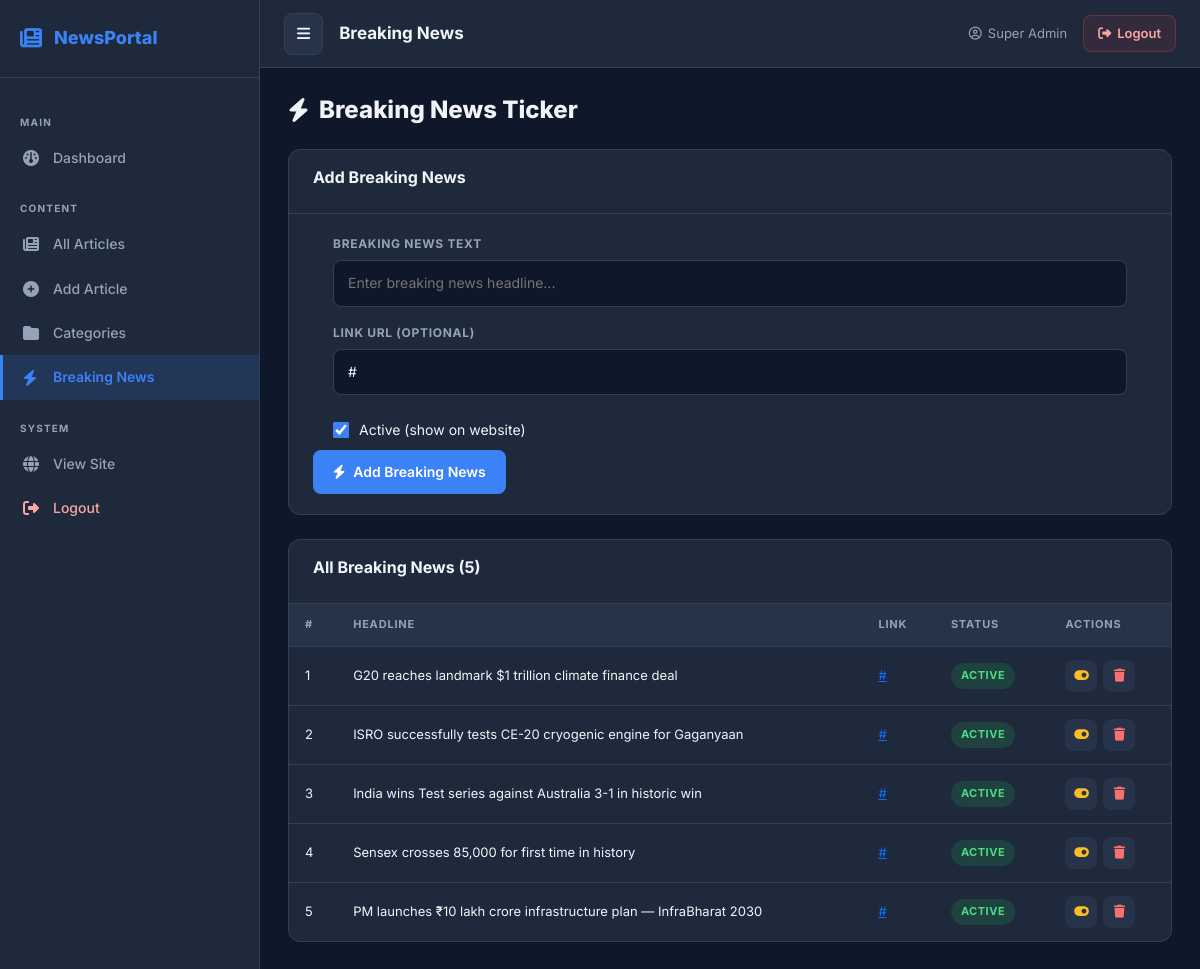
Page /admin/breaking-news.php (signed in) on the committed database.
### tables this page shows
CREATE TABLE IF NOT EXISTS `breaking_news` (
    `id`         INT(11) UNSIGNED NOT NULL AUTO_INCREMENT,
    `title`      VARCHAR(300) NOT NULL,
    `link`       VARCHAR(500) DEFAULT '#',
    `status`     TINYINT(1) NOT NULL DEFAULT 1,
    `created_at` TIMESTAMP NOT NULL DEFAULT CURRENT_TIMESTAMP,
    PRIMARY KEY (`id`)
);

### includes/functions.php (called while the page is built, shortened)
<?php
require_once __DIR__ . '/../config/database.php';
function clean($value)
{
    return htmlspecialchars(
        $value ?? '',
        ENT_QUOTES,
        'UTF-8'
    );
}
function getAdmin()
{
    global $conn;
    $id = (int) $_SESSION['admin_id'];
    $stmt = $conn->prepare("
        SELECT id, name, email, role
        FROM admins
        WHERE id = ?
        LIMIT 1
    ");
    $stmt->bind_param("i", $id);
    $stmt->execute();
    $result = $stmt->get_result();
    return $result->fetch_assoc();
}
?>

### admin/breaking-news.php (the view, shortened to what this page needs)
<?php
require_once "../includes/functions.php";
$admin = getAdmin();
global $conn;
$breakingList = [];
$result = $conn->query("SELECT * FROM breaking_news ORDER BY id DESC");
if ($result) {
    while ($row = $result->fetch_assoc()) {
        $breakingList[] = $row;
    }
}
?>
<!DOCTYPE html>
<html lang="en">
<head>
    <link href="https://cdn.jsdelivr.net/npm/bootstrap@5.3.3/dist/css/bootstrap.min.css" rel="stylesheet">
    <link rel="stylesheet" href="https://cdnjs.cloudflare.com/ajax/libs/font-awesome/6.5.2/css/all.min.css">
    <link rel="stylesheet" href="../assets/css/admin.css">
</head>
<body class="admin-body">
    <?php include "sidebar.php"; ?>
    <div class="admin-main" id="adminMain">
        <div class="admin-topbar">
            <button class="sidebar-toggle" onclick="toggleSidebar()">
                <i class="fa-solid fa-bars"></i>
            </button>
            <div class="topbar-title">Breaking News</div>
            <div class="topbar-right">
                <span class="admin-name">
                    <i class="fa-regular fa-user-circle"></i>
                    <?= clean($admin['name'] ?? 'Admin'); ?>
                </span>
                <a href="logout.php" class="logout-btn">
                    <i class="fa-solid fa-right-from-bracket"></i>
                    Logout
                </a>
            </div>
        </div>
        <div class="admin-content">
            <h1 class="admin-page-title">
                <i class="fa-solid fa-bolt"></i>
                Breaking News Ticker
            </h1>
            <div class="admin-card mb-4">
                <div class="admin-card-header">
                    <h2>Add Breaking News</h2>
                </div>
                <form method="POST" action="breaking-news.php">
                    <div class="form-group">
                        <label for="bTitle">Breaking News Text</label>
                        <input
                            type="text"
                            name="title"
                            id="bTitle"
                            placeholder="Enter breaking news headline..."
                            required
                        >
                    </div>
                    <div class="form-group">
                        <label for="bLink">Link URL (optional)</label>
                        <input
                            type="text"
                            name="link"
                            id="bLink"
                            placeholder="https://... or leave # for no link"
                            value="#"
                        >
                    </div>
                    <div class="checkbox-group">
                        <label class="checkbox-label">
                            <input type="checkbox" name="status" value="1" checked>
                            <span>Active (show on website)</span>
                        </label>
                    </div>
                    <button type="submit" class="btn-admin-primary">
                        <i class="fa-solid fa-bolt"></i>
                        Add Breaking News
                    </button>
                </form>
            </div>
            <div class="admin-card">
                <div class="admin-card-header">
                    <h2>All Breaking News (<?= count($breakingList); ?>)</h2>
                </div>
                <div class="admin-table-wrapper">
                    <table class="admin-table">
                        <thead>
                            <tr>
                                <th>#</th>
                                <th>Headline</th>
                                <th>Link</th>
                                <th>Status</th>
                                <th>Actions</th>
                            </tr>
                        </thead>
                        <tbody>
                            <?php foreach ($breakingList as $i => $item): ?>
                                <tr>
                                    <td><?= $i + 1; ?></td>
                                    <td><?= clean($item['title']); ?></td>
                                    <td>
                                        <a href="<?= clean($item['link']); ?>" target="_blank">
                                            <?= clean(mb_substr($item['link'], 0, 40)); ?>
                                        </a>
                                    </td>
                                    <td>
                                        <span class="status-badge status-<?= $item['status'] ? 'published' : 'draft'; ?>">
                                            <?= $item['status'] ? 'Active' : 'Inactive'; ?>
                                        </span>
                                    </td>
                                    <td>
                                        <div class="action-btns">
                                            <form method="POST" action="breaking-news.php" style="display:inline">
                                                <button type="submit" class="action-btn btn-edit" title="Toggle">
                                                    <i class="fa-solid fa-toggle-<?= $item['status'] ? 'on' : 'off'; ?>"></i>
                                                </button>
                                            </form>
                                            <form method="POST" action="breaking-news.php" style="display:inline"
                                                  onsubmit="return confirm('Delete?')">
                                                <button type="submit" class="action-btn btn-delete" title="Delete">
                                                    <i class="fa-solid fa-trash"></i>
                                                </button>
                                            </form>
                                        </div>
                                    </td>
                                </tr>
                            <?php endforeach; ?>
                        </tbody>
                    </table>
                </div>
            </div>
        </div>
    </div>
</body>
</html>

### rows in the picture
breaking_news: title "G20 reaches landmark $1 trillion climate finance deal", link "#", status "ACTIVE"
breaking_news: title "ISRO successfully tests CE-20 cryogenic engine for Gaganyaan", link "#", status "ACTIVE"
breaking_news: title "India wins Test series against Australia 3-1 in historic win", link "#", status "ACTIVE"
breaking_news: title "Sensex crosses 85,000 for first time in history", link "#", status "ACTIVE"
breaking_news: title "PM launches ₹10 lakh crore infrastructure plan — InfraBharat 2030", link "#", status "ACTIVE"

### other values in the picture
$admin['name'] "Super Admin"
count($breakingList) "5"
